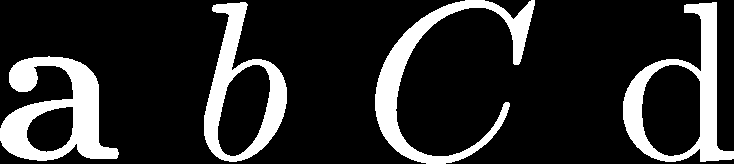
#> input picture project_3/abcd.png, 734 x 164 px
$ python find_bounding_box.py   (Python 2 division)
#> lines starting #> are read from the running program, lines starting #| are printed output that depends on the picture; after the words box and inside, x2 and y2 are one past the last pixel; in counts of white or black regions, pixels touching at a corner belong together
#!/lusr/bin/python

import numpy as np
import cv2

im = cv2.imread('abcd.png')
#> im is the input picture: shape (164, 734, 3); 17.4% white; 4 white regions, box (x1, y1, x2, y2) and area: (0, 56, 119, 161) 5867, (375, 0, 535, 164) 5427, (623, 2, 734, 162) 5168, (204, 2, 287, 162) 4520

#im[im == 255] = 1
#im[im == 0] = 255
#im[im == 1] = 0

print im.shape
#| (164, 734, 3)

im2 = cv2.cvtColor(im,cv2.COLOR_BGR2GRAY)
#> im2: shape (164, 734); 17.4% white; 4 white regions
ret,thresh = cv2.threshold(im2,127,255,0)
contours, hierarchy = cv2.findContours(thresh,cv2.RETR_TREE,cv2.CHAIN_APPROX_SIMPLE)
#> contours = 7 contours; box (x1, y1, x2, y2) and area: (623, 2, 734, 162) 9343, (204, 2, 287, 162) 7637, (0, 56, 119, 161) 7178, (375, 0, 535, 164) 5027, (641, 64, 701, 157) 4550, (217, 64, 271, 157) 3440, (26, 106, 74, 153) 1638

for i in range(0, len(contours)):
    if (i % 2 == 0):
       cnt = contours[i]
       x,y,w,h = cv2.boundingRect(cnt)
       cv2.rectangle(im,(x,y),(x+w,y+h),(0,255,0),2)
       cv2.imshow('Features', im)
       cv2.imwrite(str(i)+'.png', im)
#> this loop made 7 passes
#> (x, y, w, h) on passes 1, 3, 5, 7: (0, 56, 119, 105), (623, 2, 111, 160), (204, 2, 83, 160), (375, 0, 160, 164)
#> pass 1, `cv2.imshow('Features', im)`:
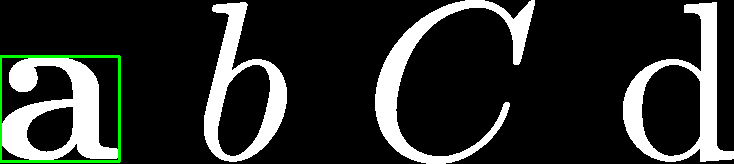
#> window 'Features': shape (164, 734, 3); mean B, G, R 44.3, 46.9, 44.3
#> after the loop:
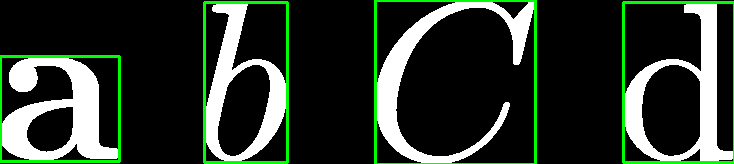
#> im: shape (164, 734, 3); 4.52% of pixels changed, all inside (x1, y1, x2, y2) = (0, 0, 734, 164)

cv2.destroyAllWindows()
